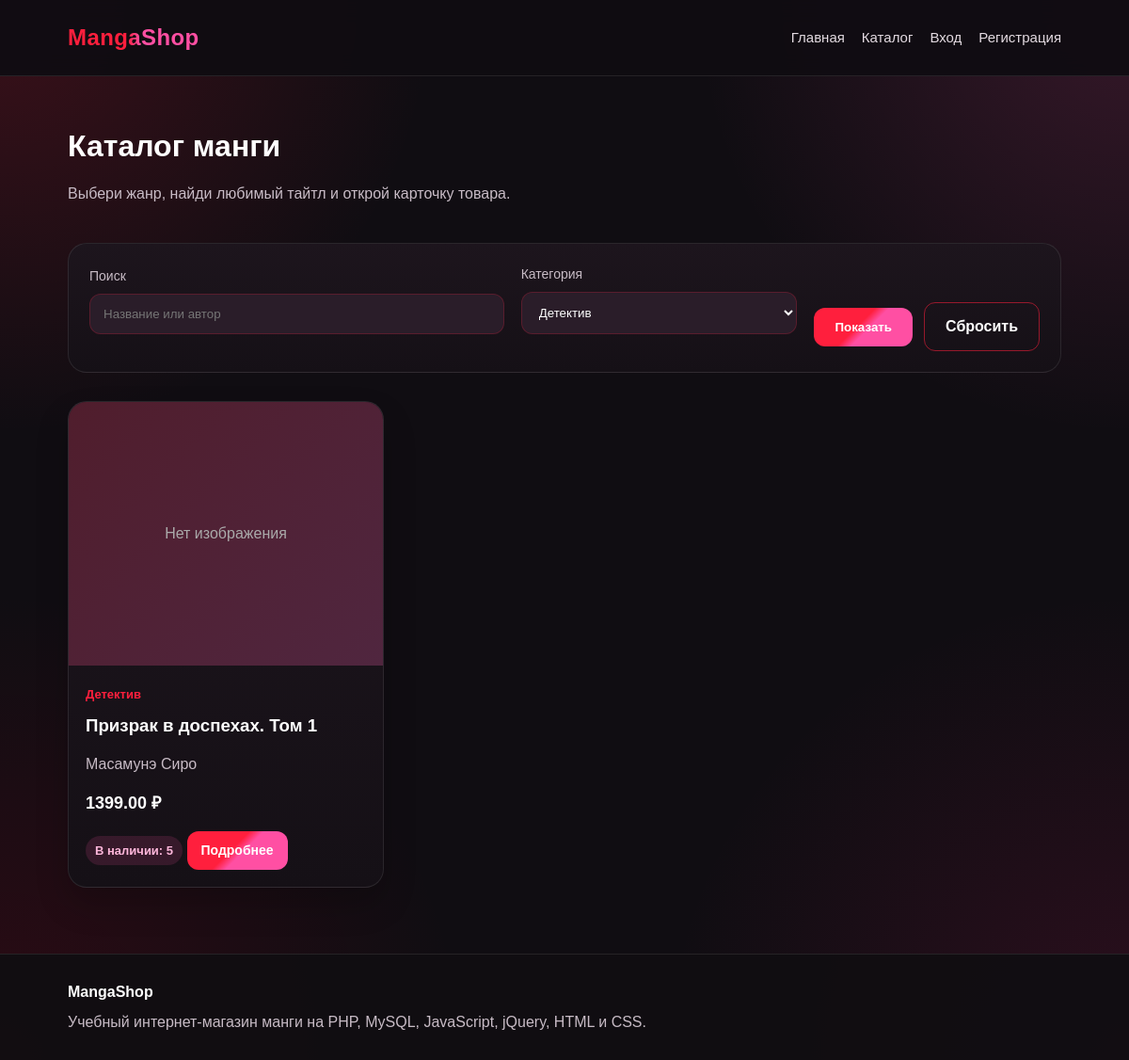
The app's page /catalog.php?category_id=11, older data.
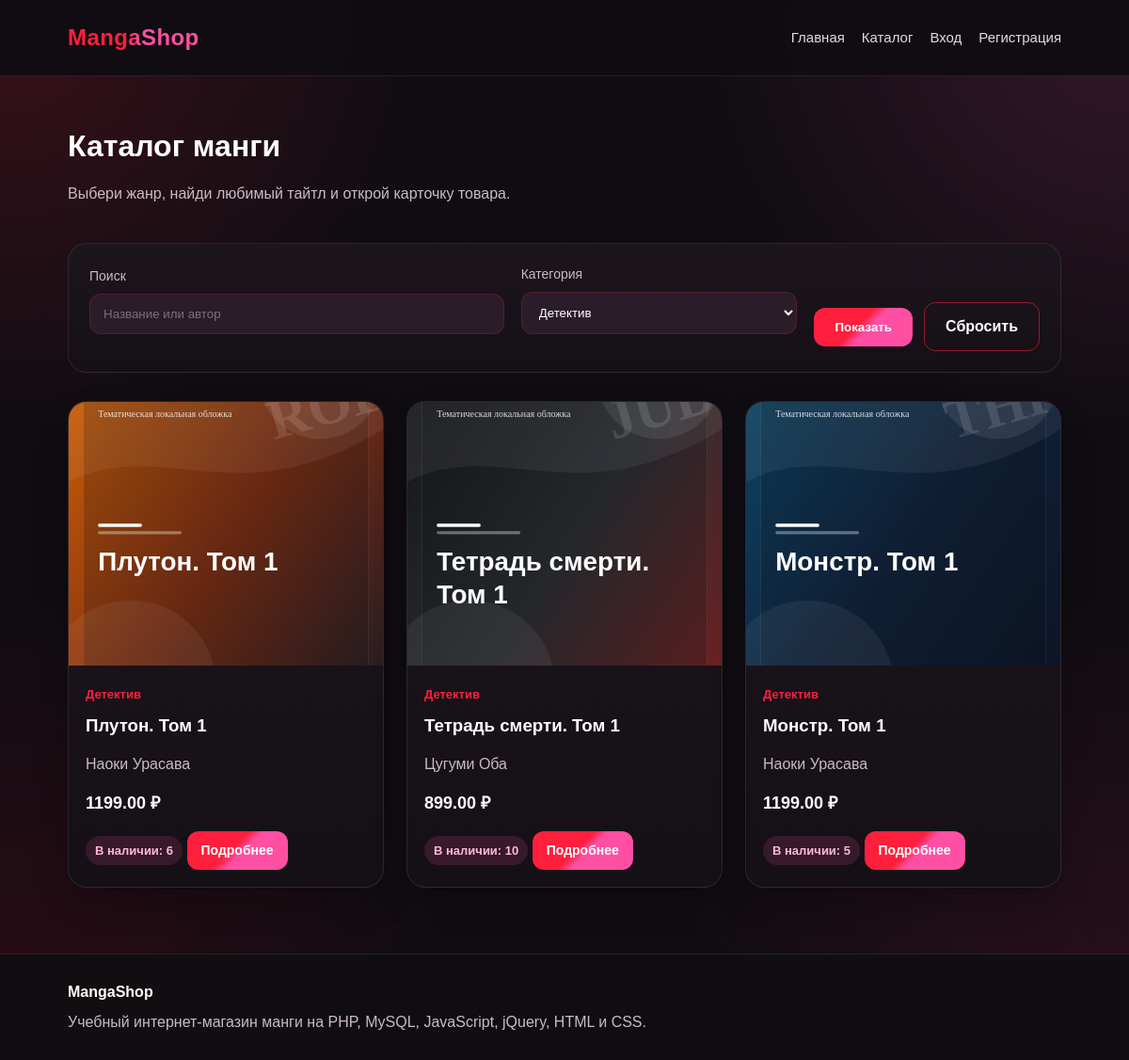
The same page, newer data.
### tables this page shows
CREATE TABLE `products` (
  `id` int(11) NOT NULL,
  `category_id` int(11) NOT NULL,
  `title` varchar(200) NOT NULL,
  `author` varchar(150) DEFAULT NULL,
  `description` text,
  `price` decimal(10,2) NOT NULL,
  `image` varchar(255) DEFAULT NULL,
  `stock` int(11) NOT NULL DEFAULT '0',
  `created_at` timestamp NULL DEFAULT CURRENT_TIMESTAMP
);

CREATE TABLE `categories` (
  `id` int(11) NOT NULL,
  `title` varchar(150) NOT NULL,
  `description` text
);

### includes/auth.php (called while the page is built, shortened)
<?php
function isAuth()
{
    return isset($_SESSION['user']);
}
function e($value)
{
    return htmlspecialchars($value, ENT_QUOTES, 'UTF-8');
}
function product_image_url($filename)
{
    $filename = trim((string)$filename);
    if ($filename === '') {
        return null;
    }
    $path = __DIR__ . '/../uploads/products/' . $filename;
    return '/uploads/products/' . rawurlencode($filename);
}
function getDefaultHeaderLinks()
{
    $links = array(
        array('href' => '/', 'label' => 'Главная'),
        array('href' => '/catalog.php', 'label' => 'Каталог')
    );
    if (isAuth()) {
        if (!isAdmin()) {
            $links[] = array('href' => '/cart.php', 'label' => 'Корзина');
            $links[] = array('href' => '/orders.php', 'label' => 'Мои заказы');
        } else {
            $links[] = array('href' => '/admin/index.php', 'label' => 'Админка');
        }
        $links[] = array('href' => '/logout.php', 'label' => 'Выход');
    } else {
        $links[] = array('href' => '/login.php', 'label' => 'Вход');
        $links[] = array('href' => '/register.php', 'label' => 'Регистрация');
    }
    return $links;
}

### catalog.php (the view, shortened to what the changed rows need)
<?php
require_once __DIR__ . '/includes/db.php';
require_once __DIR__ . '/includes/auth.php';
$category_id = isset($_GET['category_id']) ? (int)$_GET['category_id'] : 0;
$sql = "
    SELECT products.*, categories.title AS category_title
    FROM products
    INNER JOIN categories ON products.category_id = categories.id
    WHERE 1
";
$params = array();
if ($category_id > 0) {
    $sql .= " AND products.category_id = ?";
    $params[] = $category_id;
}
$sql .= " ORDER BY products.id DESC";
$stmt = $pdo->prepare($sql);
$stmt->execute($params);
$products = $stmt->fetchAll();
?>
<?php require_once __DIR__ . '/includes/header.php'; ?>
<main class="container">
    <div class="page-title">
        <div>
            <h1>Каталог манги</h1>
        </div>
    </div>
    <?php if (count($products) > 0): ?>
        <div class="product-grid">
            <?php foreach ($products as $product): ?>
                <?php $imageUrl = product_image_url($product['image']); ?>
                <div class="product-card">
                    <div class="product-image">
                        <?php if ($imageUrl): ?>
                            <img src="<?php echo e($imageUrl); ?>" alt="<?php echo e($product['title']); ?>">
                        <?php else: ?>
                            <span>Нет изображения</span>
                        <?php endif; ?>
                    </div>
                    <div class="product-info">
                        <span class="category"><?php echo e($product['category_title']); ?></span>
                        <h3><?php echo e($product['title']); ?></h3>
                        <p><?php echo e($product['author']); ?></p>
                        <strong><?php echo e($product['price']); ?> ₽</strong>
                        <?php if ($product['stock'] > 0): ?>
                            <span class="badge pink">В наличии: <?php echo (int)$product['stock']; ?></span>
                        <?php else: ?>
                            <span class="badge red">Нет в наличии</span>
                        <?php endif; ?>
                        <a href="/product.php?id=<?php echo $product['id']; ?>" class="btn small">Подробнее</a>
                    </div>
                </div>
            <?php endforeach; ?>
        </div>
    <?php else: ?>
        <div class="empty">
            Товары не найдены. Попробуй изменить фильтр или поисковый запрос.
        </div>
    <?php endif; ?>
</main>
<?php require_once __DIR__ . '/includes/footer.php'; ?>

### includes/header.php (shortened to what the changed rows need)
<?php
if (!isset($headerLinks) || !is_array($headerLinks)) {
    $headerLinks = getDefaultHeaderLinks();
}
?>
<!DOCTYPE html>
<html lang="ru">
<head>
    <link rel="stylesheet" href="/assets/css/style.css">
</head>
<body>
<header class="header">
    <nav class="nav">
        <?php foreach ($headerLinks as $link): ?>
            <a href="<?php echo e($link['href']); ?>">
                <?php echo e($link['label']); ?>
            </a>
        <?php endforeach; ?>
    </nav>
</header>

Row changes from the older to the newer data that the page shows:
no longer on this page (row edited): products: shows "Нет изображения", category.title "Детектив", title "Призрак в доспехах. Том 1", author "Масамунэ Сиро", price "1399.00", stock "5"
now on this page (row edited): products: image (picture), category.title "Детектив", title "Плутон. Том 1", author "Наоки Урасава", price "1199.00", stock "6"
now on this page (row edited): products: image (picture), category.title "Детектив", title "Тетрадь смерти. Том 1", author "Цугуми Оба", price "899.00", stock "10"
now on this page (row edited): products: image (picture), category.title "Детектив", title "Монстр. Том 1", author "Наоки Урасава", price "1199.00", stock "5"
